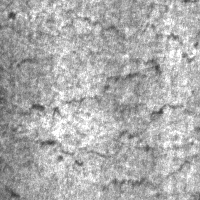
#> input picture steel_defect_detection/data/yolo_format/images/val/crazing_244.jpg, 200 x 200 px
$ python preprocess.py --input ../data/yolo_format/images/val/crazing_244.jpg --output out.png
#> lines starting #> are read from the running program, lines starting #| are printed output that depends on the picture
#> in preprocess_file, image is the input picture: shape (200, 200, 3); min 57, max 255, mean 172.8
"""
Shared preprocessing pipeline used at BOTH training-data-prep time and inference
time, so the model always sees images processed the same way.

Kept deliberately conservative (light denoise, moderate CLAHE) — see
docs/case_study_analysis.md Part 4 for why aggressive preprocessing risks erasing
subtle defect texture (crazing, hairline scratches).
"""

import cv2
import numpy as np
import yaml
from pathlib import Path

CONFIG_PATH = Path(__file__).resolve().parent.parent / "configs" / "config.yaml"


def load_config():
    with open(CONFIG_PATH, "r") as f:
        return yaml.safe_load(f)


def preprocess_image(image: np.ndarray, config: dict = None) -> np.ndarray:
    """
    Apply the standard preprocessing pipeline to a single image.

    Args:
        image: BGR or grayscale image as loaded by cv2.imread
        config: parsed config.yaml dict (loaded automatically if None)

    Returns:
        Preprocessed image (grayscale, CLAHE-enhanced, denoised, resized)
    """
    if config is None:
        config = load_config()
    cfg = config["preprocessing"]

    # 1. Grayscale
    if cfg.get("grayscale", True) and len(image.shape) == 3:
        image = cv2.cvtColor(image, cv2.COLOR_BGR2GRAY)
#> image: shape (200, 200)

    # 2. Light denoise BEFORE contrast enhancement (avoid amplifying noise with CLAHE)
    if cfg.get("denoise", True):
        strength = cfg.get("denoise_strength", 3)
        strength = strength if strength % 2 == 1 else strength + 1  # must be odd
        method = cfg.get("denoise_method", "median")

        if method == "gaussian":
            image = cv2.GaussianBlur(image, (strength, strength), 0)
        else:
            image = cv2.medianBlur(image, strength)
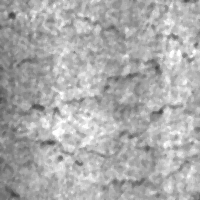
#> image: shape (200, 200); min 67, max 255, mean 172.4

    # 3. CLAHE contrast enhancement — boosts subtle low-contrast defects
    if cfg.get("apply_clahe", True):
        clahe = cv2.createCLAHE(
            clipLimit=cfg.get("clahe_clip_limit", 2.0),
            tileGridSize=tuple(cfg.get("clahe_tile_grid_size", [8, 8])),
        )
        image = clahe.apply(image)
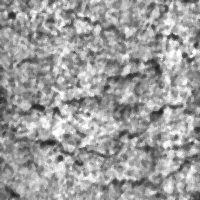
#> image: shape (200, 200); min 32, max 255, mean 157.5

    # 4. Resize to model input size
    target_size = tuple(cfg.get("resize", [640, 640]))
    image = cv2.resize(image, target_size, interpolation=cv2.INTER_LINEAR)
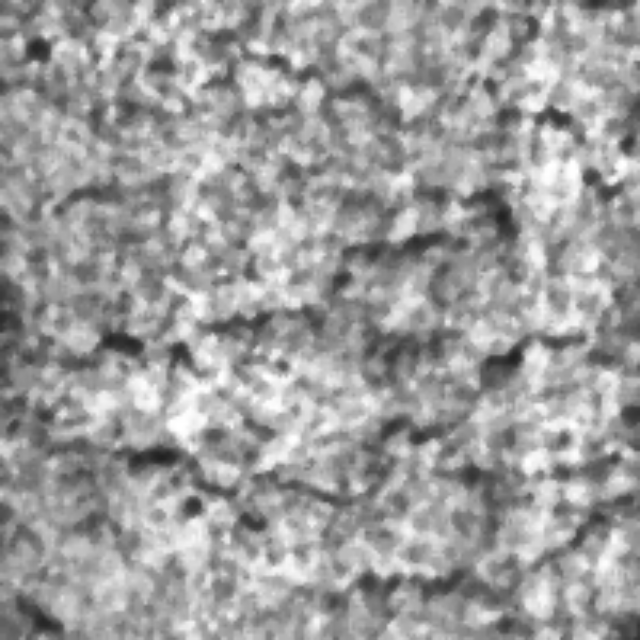
#> image: shape (640, 640); min 32, max 255, mean 157.4

    # Convert back to 3-channel for YOLO (which expects RGB-like input)
    if len(image.shape) == 2:
        image = cv2.cvtColor(image, cv2.COLOR_GRAY2BGR)
#> image: shape (640, 640, 3)

    return image


def preprocess_file(input_path: str, output_path: str, config: dict = None):
    image = cv2.imread(input_path)
    if image is None:
        raise FileNotFoundError(f"Could not read image: {input_path}")
    processed = preprocess_image(image, config)
    cv2.imwrite(output_path, processed)


if __name__ == "__main__":
    import argparse

    parser = argparse.ArgumentParser(description="Preprocess a single image (CLAHE + denoise + resize)")
    parser.add_argument("--input", required=True, help="Path to input image")
    parser.add_argument("--output", required=True, help="Path to save preprocessed image")
    args = parser.parse_args()

    preprocess_file(args.input, args.output)
    print(f"Saved preprocessed image to {args.output}")

$ run again, on steel_defect_detection/data/yolo_format/images/val/crazing_249.jpg
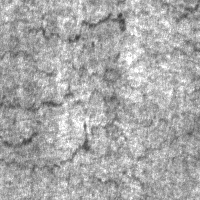
#> input picture steel_defect_detection/data/yolo_format/images/val/crazing_249.jpg, 200 x 200 px
#> in preprocess_file, image is the input picture: shape (200, 200, 3); min 59, max 255, mean 169.1
#> in preprocess_image, `image = clahe.apply(image)`:
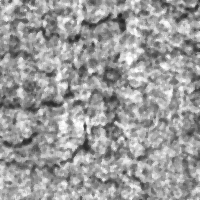
#> image: shape (200, 200); min 34, max 255, mean 155.4
#> in preprocess_image, `image = cv2.resize(image, target_size, interpolation=cv2.INTER_LINEAR)`:
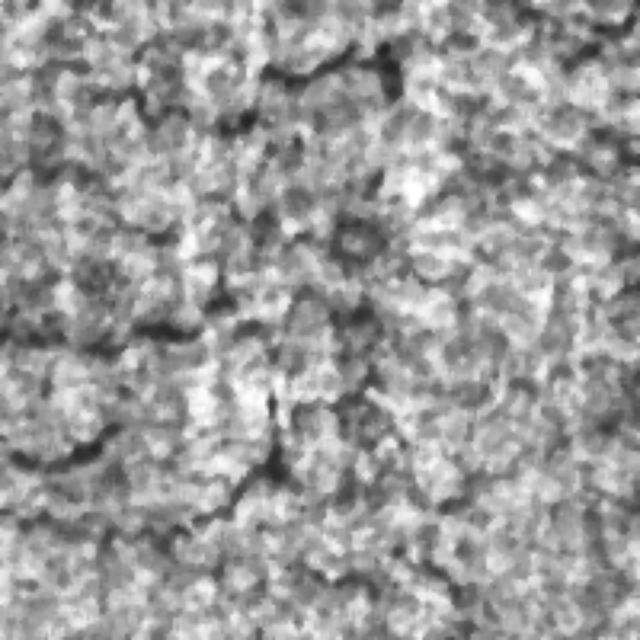
#> image: shape (640, 640); min 34, max 255, mean 155.2

$ run again, on steel_defect_detection/data/yolo_format/images/val/crazing_251.jpg
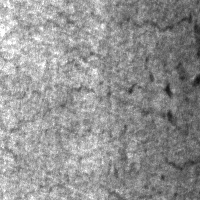
#> input picture steel_defect_detection/data/yolo_format/images/val/crazing_251.jpg, 200 x 200 px
#> in preprocess_file, image is the input picture: shape (200, 200, 3); min 16, max 255, mean 147.1
#> in preprocess_image, `image = clahe.apply(image)`:
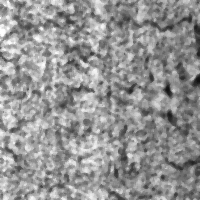
#> image: shape (200, 200); min 15, max 255, mean 147.5
#> in preprocess_image, `image = cv2.resize(image, target_size, interpolation=cv2.INTER_LINEAR)`:
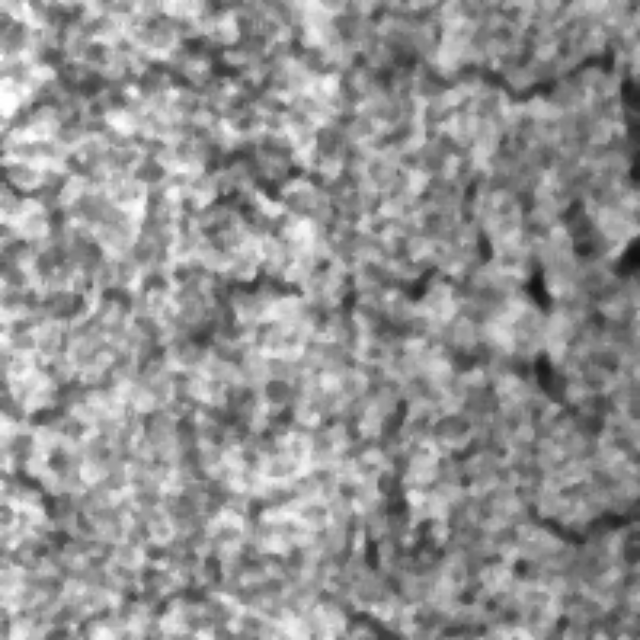
#> image: shape (640, 640); min 15, max 255, mean 147.4

$ run again, on steel_defect_detection/data/yolo_format/images/val/crazing_255.jpg
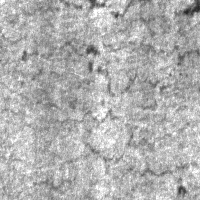
#> input picture steel_defect_detection/data/yolo_format/images/val/crazing_255.jpg, 200 x 200 px
#> in preprocess_file, image is the input picture: shape (200, 200, 3); min 36, max 255, mean 176.2
#> in preprocess_image, `image = clahe.apply(image)`:
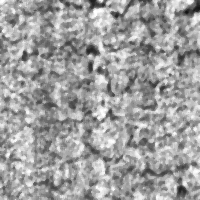
#> image: shape (200, 200); min 19, max 255, mean 159.6
#> in preprocess_image, `image = cv2.resize(image, target_size, interpolation=cv2.INTER_LINEAR)`:
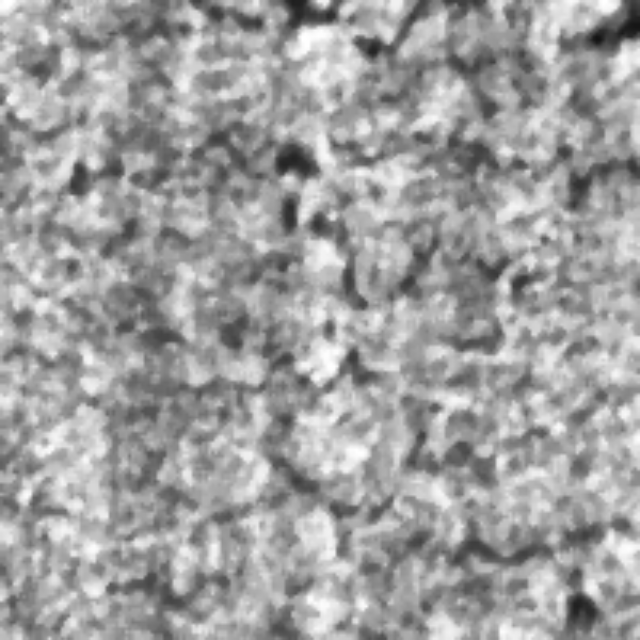
#> image: shape (640, 640); min 19, max 255, mean 159.4
